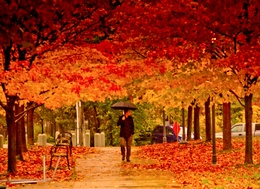
%> input picture ImageDecolorization/html/img/autumn.jpg, 260 x 189 px, shrunk from 1000 x 727 before the run
$ octave --eval "result = cprgb2gray(imread('html/img/autumn.jpg'));"   (GNU Octave 9; MATLAB toolbox functions it lacks are replaced by stand-ins)
%> lines starting %> are read from the running program, lines starting %| are printed output that depends on the picture
function [gIm, origIm] = cprgb2gray(im)
	% input 'im' is a color image
	% output gIm is the resulting grayscale image
    [h, w, c] = size(im);
%> h = 189; w = 260; c = 3
	% DO: Convert the input to LAB space
    lab = rgb2lab(im);
%> lab: size 189x260x3 double; mean of channels 1, 2, 3 40.6, 37.8, 44.9
	% DO: Construct delta_xy for each neighboring pixels
    l = lab(:,:,1); a = lab(:,:,2); b = lab(:,:,3);
%> after `l = lab(:,:,1)`:
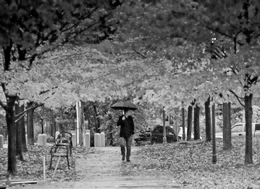
%> l: size 189x260 double; min 0, max 96.57, mean 40.6; drawn with min black and max white
%> after `a = lab(:,:,2)`:
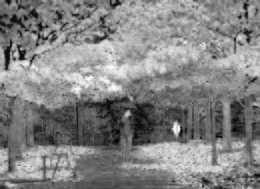
%> a: size 189x260 double; min -3.78, max 76.92, mean 37.8; drawn with min black and max white
%> after `b = lab(:,:,3)`:
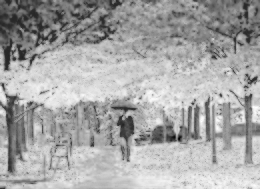
%> b: size 189x260 double; min -13.76, max 76.03, mean 44.9; drawn with min black and max white
    delta_x = cal_delta([1,-1], l, a, b); delta_x = delta_x(1:end,1:end-1); delta_x = delta_x.';
%> after `delta_x = delta_x.'`:
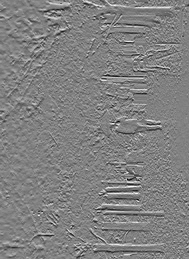
%> delta_x: size 259x189 double; min -67.64, max 65.64, mean -0.1; mean of the top-left, top-right, bottom-left and bottom-right quarters -0.2, 0, 0.1, -0.3; drawn with min black and max white
    delta_y = cal_delta([1;-1], l, a, b); delta_y = delta_y(1:end-1,1:end); delta_y = delta_y.';
%> call 2 of cal_delta, with filter = [1; -1]
%> in cal_delta (call 2), `b = imfilter(b, filter, 'replicate');`:
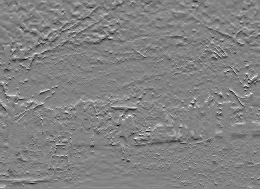
%> b: size 189x260 double; min -39.16, max 36.91, mean -0.2; drawn with min black and max white
%> after `delta_y = delta_y.'`:
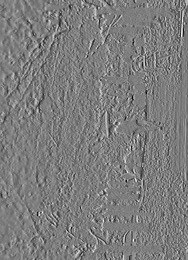
%> delta_y: size 260x188 double; min -63.21, max 64.68, mean -0.4; mean of the top-left, top-right, bottom-left and bottom-right quarters -0.7, -0.1, -0.5, -0.2; drawn with min black and max white
	% DO: Constructing A and Delta
    Delta = cat(1,delta_x(:),delta_y(:));
    % the upper part of the matrix
    A1 = speye(h*w);
    A = A1;
    A(1:end-1,2:end) = A(1:end-1,2:end) - speye(h*w-1);
    B = [w:w:h*w];
%> B = 189 values from 260 to 49140
    %remove the last cols' coresspondence rows for they don't have right neighbors
    A(B,:) = [];
    % now the lower part
    A1(1:end-w, w+1:end) = A1(1:end-w, w+1:end) - speye(h*w-w);
    A1 = A1(1:end-w,:);
    A = sparse(cat(1, A, A1));
	% TODO: Solve the objective function to get G
    tic
    G = A\Delta;
    toc
    origIm = reshape(G,w,h).';
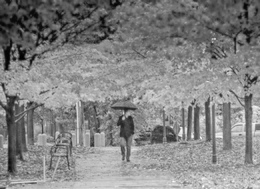
%> origIm: size 189x260 double; min -102.5, max 57.32, mean -19.6; drawn with min black and max white
	% Normalization and output gIm
	gIm = (origIm - min(origIm(:)))/ (max(origIm(:)) - min(origIm(:)));

end

function delta = cal_delta(filter, l, a, b)
    l = imfilter(l, filter, 'replicate');
    a = imfilter(a, filter, 'replicate');
    b = imfilter(b, filter, 'replicate');
    delta = arrayfun(@(x,y,z) sign(x)*norm([x y z]), l, a, b);
end

$ run again, on ImageDecolorization/html/img/ball.jpg
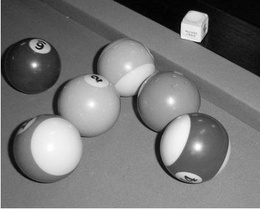
%> input picture ImageDecolorization/html/img/ball.jpg, 260 x 209 px, shrunk from 391 x 315 before the run
%> lab: size 209x260x3 double; mean of channels 1, 2, 3 48.8, 0, 0
%> delta_x: size 259x209 double
%> in cal_delta (call 2), `a = imfilter(a, filter, 'replicate');`:
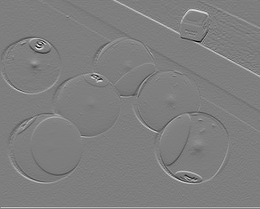
%> a: size 209x260 double; min -0.00145, max 0.00148, mean 7.97e-06; drawn with min black and max white
%> in cprgb2gray, `delta_y = delta_y.'`:
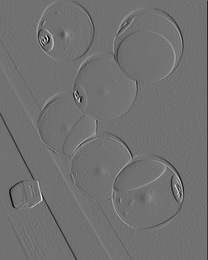
%> delta_y: size 260x208 double; min -55.49, max 68.74, mean -0.3; mean of the top-left, top-right, bottom-left and bottom-right quarters -0.3, -0.3, -0.5, -0.3; drawn with min black and max white

$ run again, on ImageDecolorization/html/img/balll.jpg
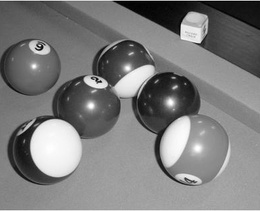
%> input picture ImageDecolorization/html/img/balll.jpg, 260 x 211 px, shrunk from 390 x 316 before the run
%> lab: size 211x260x3 double; mean of channels 1, 2, 3 51.2, 0, 0
%> delta_x: size 259x211 double
%> in cprgb2gray, `delta_y = delta_y.'`:
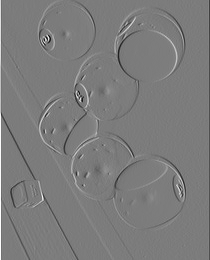
%> delta_y: size 260x210 double; min -68.57, max 71.84, mean -0.1; mean of the top-left, top-right, bottom-left and bottom-right quarters 0.3, -0.4, 0.3, -0.4; drawn with min black and max white
